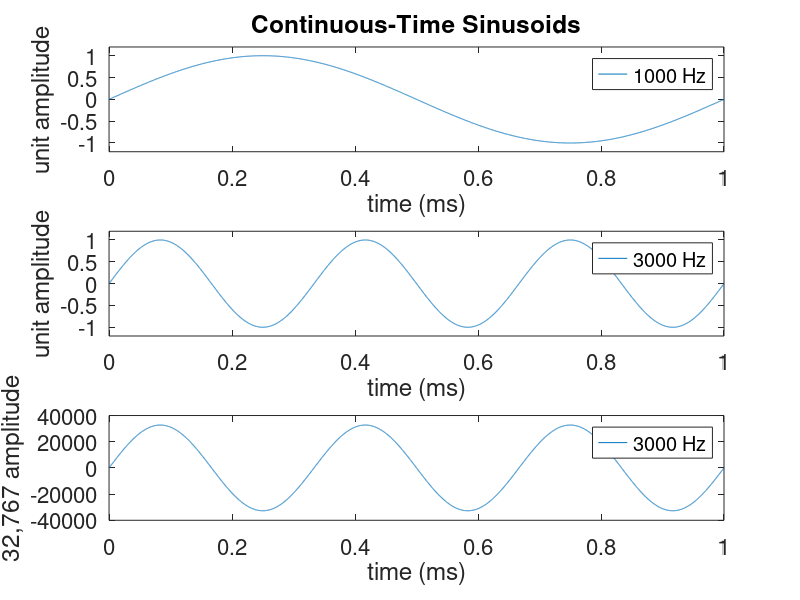

Here is the MATLAB script that generated this plot:
%  This m-file is used to create the big picture figure
%  in the signal generation chapter
%
%  written by Dr. Thad B. Welch, PE {t.b.welch@ieee.org}
%  copyright 2003
%  completed on 10 July 2003 revision 1.0

% Simulation inputs
f1 = 1000;
f2 = 3000;
t = 0:0.0000001:0.001;
Fs = 48000;             % sample frequency
myFontSize = 16;        % font size for the plot labels


% Calculated terms


% Simulation outputs
figure(1)
subplot(3,1,1)
plot(1000*t, sin(2*pi*f1*t))
set(gca, 'FontSize', myFontSize)
title('Continuous-Time Sinusoids')
ylabel('unit amplitude')
xlabel('time (ms)')
axis([0 1 -1.2 1.2])
legend('1000 Hz')

subplot(3,1,2)
plot(1000*t, sin(2*pi*f2*t))
set(gca, 'FontSize', myFontSize)
ylabel('unit amplitude')
xlabel('time (ms)')
axis([0 1 -1.2 1.2])
legend('3000 Hz')

subplot(3,1,3)
plot(1000*t, 32727*sin(2*pi*f2*t))
set(gca, 'FontSize', myFontSize)
ylabel('32,767 amplitude')
xlabel('time (ms)')
axis([0 1 -40000 40000])
legend('3000 Hz')






%set(gca,'XTick', [0 3 6 9 12 15 18 21 24])
%set(gca,'XTickLabel', [0 3 6 9 12 15 18 21 24]')
%legend('double precision', 'quantized')
%hold off
